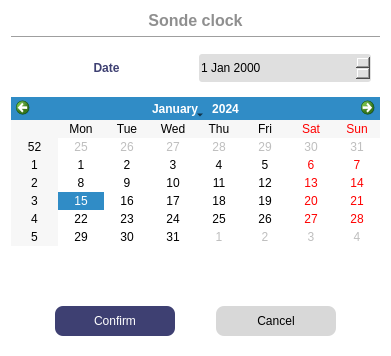
<?xml version="1.0" encoding="UTF-8"?>
<ui version="4.0">
 <class>WSondeDate</class>
 <widget class="QDialog" name="WSondeDate">
  <property name="geometry">
   <rect>
    <x>0</x>
    <y>0</y>
    <width>391</width>
    <height>356</height>
   </rect>
  </property>
  <property name="windowTitle">
   <string>Log data period configuration</string>
  </property>
  <property name="styleSheet">
   <string notr="true">#WSondeDate {
 background-color:white;
 border-radius: 5px;
}
#label{
 color: #3E4072;
 font-weight: 800;
}
#buttonBox{
 background-color: #3E4072;
}
#label_Title{
 color: #8F8F8F;
 font-weight: 600;
}
QDateEdit {
 background-color:#DFDFDF;
 border-radius: 3px;
}
#pushButton_Confirm,
#pushButton_Cancel {
 border: none;
 border-radius: 8px;
}
#pushButton_Confirm {
 color: white;
 background-color: #3E4072;
}
#pushButton_Confirm:hover {
 color: white;
 background-color: #595D89;
}
#pushButton_Cancel {
 background-color: #D8D8D8;
}
#pushButton_Cancel:hover {
 background-color: #ACACAC;
}</string>
  </property>
  <layout class="QVBoxLayout" name="verticalLayout">
   <item>
    <widget class="QLabel" name="label_Title">
     <property name="font">
      <font>
       <pointsize>12</pointsize>
       <fontweight>DemiBold</fontweight>
      </font>
     </property>
     <property name="text">
      <string>Sonde clock</string>
     </property>
     <property name="alignment">
      <set>Qt::AlignCenter</set>
     </property>
    </widget>
   </item>
   <item>
    <widget class="Line" name="line">
     <property name="orientation">
      <enum>Qt::Horizontal</enum>
     </property>
    </widget>
   </item>
   <item>
    <widget class="QWidget" name="widget" native="true">
     <layout class="QGridLayout" name="gridLayout">
      <item row="0" column="0">
       <widget class="QLabel" name="label">
        <property name="text">
         <string>Date</string>
        </property>
        <property name="alignment">
         <set>Qt::AlignCenter</set>
        </property>
       </widget>
      </item>
      <item row="0" column="1">
       <widget class="QDateEdit" name="dateEdit">
        <property name="minimumSize">
         <size>
          <width>0</width>
          <height>28</height>
         </size>
        </property>
       </widget>
      </item>
     </layout>
    </widget>
   </item>
   <item>
    <widget class="QCalendarWidget" name="calendarWidget"/>
   </item>
   <item>
    <spacer name="verticalSpacer">
     <property name="orientation">
      <enum>Qt::Vertical</enum>
     </property>
     <property name="sizeHint" stdset="0">
      <size>
       <width>20</width>
       <height>40</height>
      </size>
     </property>
    </spacer>
   </item>
   <item>
    <widget class="QWidget" name="widget_3" native="true">
     <layout class="QHBoxLayout" name="horizontalLayout">
      <item>
       <widget class="QPushButton" name="pushButton_Confirm">
        <property name="minimumSize">
         <size>
          <width>0</width>
          <height>30</height>
         </size>
        </property>
        <property name="maximumSize">
         <size>
          <width>120</width>
          <height>16777215</height>
         </size>
        </property>
        <property name="text">
         <string>Confirm</string>
        </property>
       </widget>
      </item>
      <item>
       <widget class="QPushButton" name="pushButton_Cancel">
        <property name="minimumSize">
         <size>
          <width>120</width>
          <height>30</height>
         </size>
        </property>
        <property name="maximumSize">
         <size>
          <width>120</width>
          <height>16777215</height>
         </size>
        </property>
        <property name="text">
         <string>Cancel</string>
        </property>
       </widget>
      </item>
     </layout>
    </widget>
   </item>
  </layout>
 </widget>
 <resources/>
 <connections>
  <connection>
   <sender>pushButton_Confirm</sender>
   <signal>clicked()</signal>
   <receiver>WSondeDate</receiver>
   <slot>accept()</slot>
   <hints>
    <hint type="sourcelabel">
     <x>157</x>
     <y>324</y>
    </hint>
    <hint type="destinationlabel">
     <x>149</x>
     <y>402</y>
    </hint>
   </hints>
  </connection>
  <connection>
   <sender>pushButton_Cancel</sender>
   <signal>clicked()</signal>
   <receiver>WSondeDate</receiver>
   <slot>reject()</slot>
   <hints>
    <hint type="sourcelabel">
     <x>308</x>
     <y>319</y>
    </hint>
    <hint type="destinationlabel">
     <x>342</x>
     <y>486</y>
    </hint>
   </hints>
  </connection>
 </connections>
</ui>
